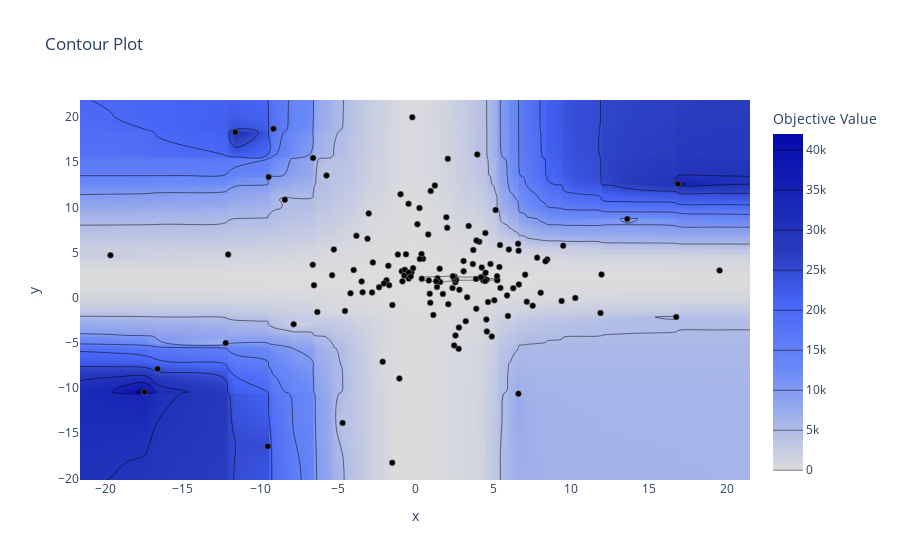

This figure's notebook cell:
### Code cell
optuna.visualization.plot_contour(study=reloaded_study, params=["x","y"])

### Figure 1 — Plotly figure (JSON) as saved in the notebook; plotly's stock layout.template omitted (floating-point values rounded to 4 significant figures; data arrays with more than 128 entries replaced by an {"elided": "..."} marker saying what was removed)
{"data": [{"colorbar": {"title": {"text": "Objective Value"}}, "colorscale": [[0, "rgb(5,10,172)"], [0.35, "rgb(40,60,190)"], [0.5, "rgb(70,100,245)"], [0.6, "rgb(90,120,245)"], [0.7, "rgb(106,137,247)"], [1, "rgb(220,220,220)"]], "connectgaps": true, "contours": {"coloring": "heatmap"}, "hoverinfo": "none", "line": {"smoothing": 1.3}, "reversescale": true, "type": "contour", "x": {"elided": "146 float values"}, "y": {"elided": "146 float values"}, "z": {"elided": "146x146 float values"}}, {"marker": {"color": "black", "line": {"color": "Grey", "width": 0.5}}, "mode": "markers", "showlegend": false, "type": "scatter", "x": {"elided": "144 float values"}, "y": {"elided": "144 float values"}}], "layout": {"title": {"text": "Contour Plot"}, "xaxis": {"range": [-21.63, 21.51], "title": {"text": "x"}}, "yaxis": {"range": [-20.18, 21.89], "title": {"text": "y"}}}}
